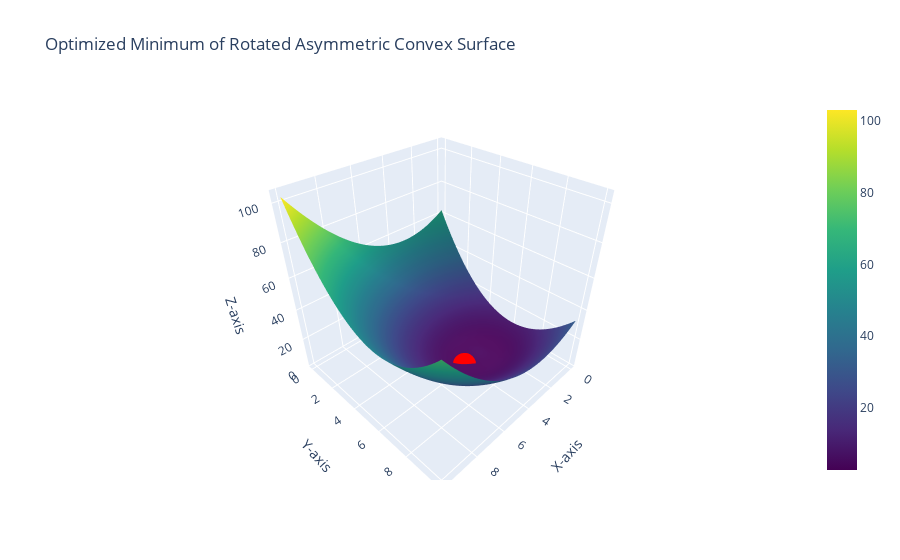

Notebook code for this chart:
### Code cell
import numpy as np
import casadi as ca
import plotly.graph_objects as go

# Define the function in CasADi
x = ca.SX.sym("x")
y = ca.SX.sym("y")

# Rotate the minimum to a higher x value (shifted to x=7 instead of x=3)
x_rotated = 10 - x  # Rotation along a vertical axis

# Asymmetric quadratic function: different curvature in x and y
z = (x_rotated - 7)**2 + 1.5 * (y - 6)**2  # Minimum at (x=7, y=6)

# Add a sharper edge at the bottom
z += ca.exp(-0.8 * ((x_rotated - 7)**2 + (y - 6)**2)) * 4  

# Define the optimization problem
f = ca.Function("f", [x, y], [z])  # Define function

# Define optimization variables
opt_variables = ca.vertcat(x, y)

# Compute gradient (first derivative)
grad = ca.gradient(z, opt_variables)

# Compute Hessian (second derivative matrix)
hessian = ca.hessian(z, opt_variables)[0]

# Define solver using Newton's method
solver = ca.nlpsol("solver", "ipopt", {"x": opt_variables, "f": z, "g": grad})

# Initial guess
initial_guess = [5, 5]  # Starting from the center of the range

# Solve optimization problem
sol = solver(x0=initial_guess)

# Extract optimal values
optimal_x, optimal_y = sol["x"].full().flatten()
optimal_z = float(f(optimal_x, optimal_y).full())  # Convert to float

print(f"Optimal Solution: x = {optimal_x:.4f}, y = {optimal_y:.4f}, z = {optimal_z:.4f}")

# Generate grid data for visualization
x_values = np.linspace(0, 10, 100)
y_values = np.linspace(0, 10, 100)
X, Y = np.meshgrid(x_values, y_values)
Z = np.array([[f(x, y).full().flatten()[0] for x, y in zip(row_x, row_y)] for row_x, row_y in zip(X, Y)])

# Create an interactive 3D surface plot
fig = go.Figure(data=[go.Surface(x=X, y=Y, z=Z, colorscale='Viridis')])

# Plot the found minimum point
fig.add_trace(go.Scatter3d(
    x=[optimal_x], y=[optimal_y], z=[optimal_z],
    mode='markers', marker=dict(size=8, color='red'),
    name='Optimal Point'
))

# Add axis labels and title
fig.update_layout(
    title="Optimized Minimum of Rotated Asymmetric Convex Surface",
    scene=dict(
        xaxis_title="X-axis",
        yaxis_title="Y-axis",
        zaxis_title="Z-axis"
    )
)

# Show interactive plot
fig.show()

### Figure 1 — Plotly figure (JSON) as saved in the notebook; plotly's stock layout.template omitted (floating-point values rounded to 4 significant figures; data arrays with more than 128 entries replaced by an {"elided": "..."} marker saying what was removed)
{"data": [{"colorscale": [[0, "#440154"], [0.1111, "#482878"], [0.2222, "#3e4989"], [0.3333, "#31688e"], [0.4444, "#26828e"], [0.5556, "#1f9e89"], [0.6667, "#35b779"], [0.7778, "#6ece58"], [0.8889, "#b5de2b"], [1, "#fde725"]], "type": "surface", "x": {"elided": "100x100 float values"}, "y": {"elided": "100x100 float values"}, "z": {"elided": "100x100 float values"}}, {"marker": {"color": "red", "size": 8}, "mode": "markers", "name": "Optimal Point", "type": "scatter3d", "x": [4.206], "y": [6.0], "z": [2.704]}], "layout": {"scene": {"xaxis": {"title": {"text": "X-axis"}}, "yaxis": {"title": {"text": "Y-axis"}}, "zaxis": {"title": {"text": "Z-axis"}}}, "title": {"text": "Optimized Minimum of Rotated Asymmetric Convex Surface"}}}
